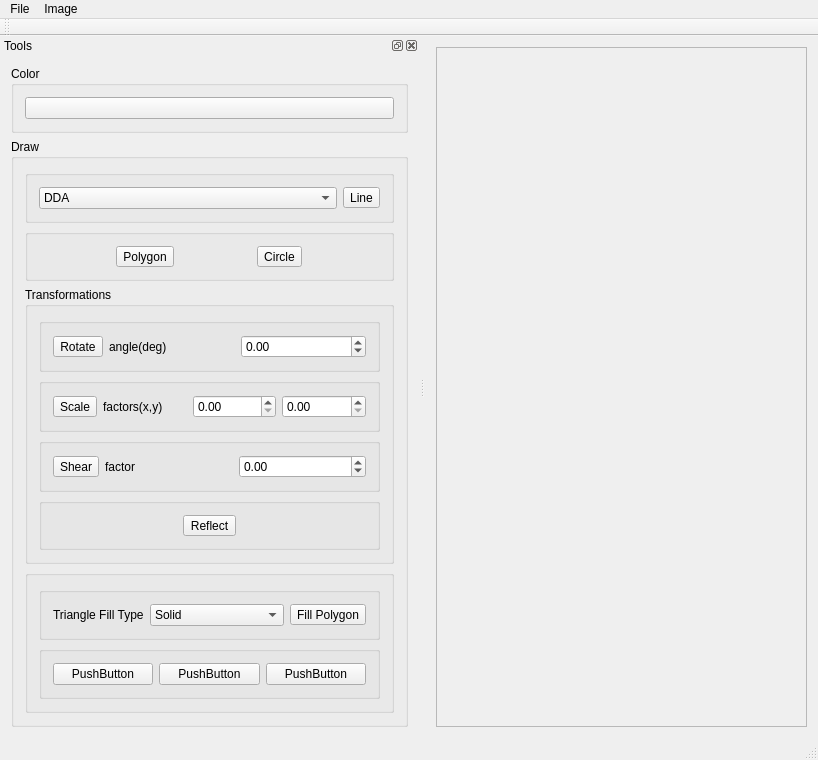
<?xml version="1.0" encoding="UTF-8"?>
<ui version="4.0">
 <class>ImageViewerClass</class>
 <widget class="QMainWindow" name="ImageViewerClass">
  <property name="geometry">
   <rect>
    <x>0</x>
    <y>0</y>
    <width>818</width>
    <height>739</height>
   </rect>
  </property>
  <property name="windowTitle">
   <string>ImageViewer</string>
  </property>
  <widget class="QWidget" name="centralWidget">
   <layout class="QHBoxLayout" name="horizontalLayout">
    <item>
     <widget class="QScrollArea" name="scrollArea">
      <property name="widgetResizable">
       <bool>true</bool>
      </property>
      <widget class="QWidget" name="scrollAreaWidgetContents">
       <property name="geometry">
        <rect>
         <x>0</x>
         <y>0</y>
         <width>397</width>
         <height>659</height>
        </rect>
       </property>
      </widget>
     </widget>
    </item>
   </layout>
  </widget>
  <widget class="QMenuBar" name="menuBar">
   <property name="geometry">
    <rect>
     <x>0</x>
     <y>0</y>
     <width>818</width>
     <height>21</height>
    </rect>
   </property>
   <widget class="QMenu" name="menuFile">
    <property name="title">
     <string>File</string>
    </property>
    <addaction name="actionOpen"/>
    <addaction name="actionSave_as"/>
    <addaction name="separator"/>
    <addaction name="actionExit"/>
   </widget>
   <widget class="QMenu" name="menuImage">
    <property name="title">
     <string>Image</string>
    </property>
    <addaction name="actionClear"/>
   </widget>
   <addaction name="menuFile"/>
   <addaction name="menuImage"/>
  </widget>
  <widget class="QToolBar" name="mainToolBar">
   <attribute name="toolBarArea">
    <enum>TopToolBarArea</enum>
   </attribute>
   <attribute name="toolBarBreak">
    <bool>false</bool>
   </attribute>
  </widget>
  <widget class="QStatusBar" name="statusBar"/>
  <widget class="QDockWidget" name="dockWidget">
   <property name="windowTitle">
    <string>Tools</string>
   </property>
   <attribute name="dockWidgetArea">
    <number>1</number>
   </attribute>
   <widget class="QWidget" name="dockWidgetContents">
    <layout class="QVBoxLayout" name="verticalLayout">
     <item>
      <widget class="QGroupBox" name="groupBox">
       <property name="title">
        <string>Color</string>
       </property>
       <layout class="QVBoxLayout" name="verticalLayout_2">
        <item>
         <widget class="QPushButton" name="pushButtonSetColor">
          <property name="text">
           <string/>
          </property>
         </widget>
        </item>
       </layout>
      </widget>
     </item>
     <item>
      <widget class="QGroupBox" name="groupBox_2">
       <property name="title">
        <string>Draw</string>
       </property>
       <layout class="QGridLayout" name="gridLayout">
        <item row="2" column="0">
         <widget class="QGroupBox" name="groupBox_4">
          <property name="title">
           <string/>
          </property>
          <layout class="QHBoxLayout" name="horizontalLayout_3">
           <item>
            <widget class="QToolButton" name="toolButtonDrawPolygon">
             <property name="text">
              <string>Polygon</string>
             </property>
             <property name="checkable">
              <bool>true</bool>
             </property>
             <property name="popupMode">
              <enum>QToolButton::ToolButtonPopupMode::DelayedPopup</enum>
             </property>
            </widget>
           </item>
           <item>
            <widget class="QToolButton" name="toolButtonDrawCircle">
             <property name="text">
              <string>Circle</string>
             </property>
             <property name="checkable">
              <bool>true</bool>
             </property>
            </widget>
           </item>
          </layout>
         </widget>
        </item>
        <item row="1" column="0">
         <widget class="QGroupBox" name="groupBox_3">
          <property name="title">
           <string/>
          </property>
          <layout class="QHBoxLayout" name="horizontalLayout_2">
           <item>
            <widget class="QComboBox" name="comboBoxLineAlg">
             <item>
              <property name="text">
               <string>DDA</string>
              </property>
             </item>
             <item>
              <property name="text">
               <string>Bresenham</string>
              </property>
             </item>
            </widget>
           </item>
           <item>
            <widget class="QToolButton" name="toolButtonDrawLine">
             <property name="text">
              <string>Line</string>
             </property>
             <property name="checkable">
              <bool>true</bool>
             </property>
            </widget>
           </item>
          </layout>
         </widget>
        </item>
        <item row="3" column="0">
         <widget class="QGroupBox" name="groupBox_5">
          <property name="title">
           <string>Transformations</string>
          </property>
          <layout class="QVBoxLayout" name="verticalLayout_3">
           <item>
            <widget class="QGroupBox" name="groupBox_6">
             <property name="title">
              <string/>
             </property>
             <layout class="QHBoxLayout" name="horizontalLayout_7">
              <item>
               <widget class="QToolButton" name="tbRotate">
                <property name="text">
                 <string>Rotate</string>
                </property>
               </widget>
              </item>
              <item>
               <widget class="QLabel" name="label">
                <property name="text">
                 <string>angle(deg)</string>
                </property>
               </widget>
              </item>
              <item>
               <widget class="QDoubleSpinBox" name="dspb_angle">
                <property name="minimum">
                 <double>-360.000000000000000</double>
                </property>
                <property name="maximum">
                 <double>360.000000000000000</double>
                </property>
               </widget>
              </item>
             </layout>
            </widget>
           </item>
           <item>
            <widget class="QGroupBox" name="groupBox_7">
             <property name="title">
              <string/>
             </property>
             <layout class="QHBoxLayout" name="horizontalLayout_4">
              <item>
               <widget class="QToolButton" name="tbScale">
                <property name="text">
                 <string>Scale</string>
                </property>
               </widget>
              </item>
              <item>
               <widget class="QLabel" name="label_2">
                <property name="text">
                 <string>factors(x,y)</string>
                </property>
               </widget>
              </item>
              <item>
               <widget class="QDoubleSpinBox" name="dspinbox_x"/>
              </item>
              <item>
               <widget class="QDoubleSpinBox" name="dspinbox_y"/>
              </item>
             </layout>
            </widget>
           </item>
           <item>
            <widget class="QGroupBox" name="groupBox_9">
             <property name="title">
              <string/>
             </property>
             <layout class="QHBoxLayout" name="horizontalLayout_6">
              <item>
               <widget class="QToolButton" name="tbShear">
                <property name="text">
                 <string>Shear</string>
                </property>
               </widget>
              </item>
              <item>
               <widget class="QLabel" name="label_3">
                <property name="text">
                 <string>factor</string>
                </property>
               </widget>
              </item>
              <item>
               <widget class="QDoubleSpinBox" name="dspb_koefx">
                <property name="minimum">
                 <double>-100.000000000000000</double>
                </property>
                <property name="maximum">
                 <double>100.000000000000000</double>
                </property>
               </widget>
              </item>
             </layout>
            </widget>
           </item>
           <item>
            <widget class="QGroupBox" name="groupBox_8">
             <property name="title">
              <string/>
             </property>
             <layout class="QHBoxLayout" name="horizontalLayout_5">
              <item>
               <widget class="QToolButton" name="tbSymmetry">
                <property name="text">
                 <string>Reflect</string>
                </property>
               </widget>
              </item>
             </layout>
            </widget>
           </item>
          </layout>
         </widget>
        </item>
        <item row="4" column="0">
         <widget class="QGroupBox" name="groupBox_10">
          <property name="title">
           <string/>
          </property>
          <layout class="QGridLayout" name="gridLayout_2">
           <item row="1" column="0">
            <widget class="QGroupBox" name="groupBox_11">
             <property name="title">
              <string/>
             </property>
             <layout class="QHBoxLayout" name="horizontalLayout_8">
              <item>
               <widget class="QPushButton" name="pbT0Color">
                <property name="text">
                 <string>PushButton</string>
                </property>
               </widget>
              </item>
              <item>
               <widget class="QPushButton" name="pbT1Color">
                <property name="text">
                 <string>PushButton</string>
                </property>
               </widget>
              </item>
              <item>
               <widget class="QPushButton" name="pbT2Color">
                <property name="text">
                 <string>PushButton</string>
                </property>
               </widget>
              </item>
             </layout>
            </widget>
           </item>
           <item row="0" column="0">
            <widget class="QGroupBox" name="groupBox_12">
             <property name="title">
              <string/>
             </property>
             <layout class="QHBoxLayout" name="horizontalLayout_9">
              <item>
               <widget class="QLabel" name="label_4">
                <property name="text">
                 <string>Triangle Fill Type</string>
                </property>
               </widget>
              </item>
              <item>
               <widget class="QComboBox" name="cbFillType">
                <item>
                 <property name="text">
                  <string>Solid</string>
                 </property>
                </item>
                <item>
                 <property name="text">
                  <string>Nearest Neighboor</string>
                 </property>
                </item>
                <item>
                 <property name="text">
                  <string>Baycentric</string>
                 </property>
                </item>
               </widget>
              </item>
              <item>
               <widget class="QToolButton" name="tbFill">
                <property name="text">
                 <string>Fill Polygon</string>
                </property>
                <property name="checkable">
                 <bool>true</bool>
                </property>
               </widget>
              </item>
             </layout>
            </widget>
           </item>
          </layout>
         </widget>
        </item>
       </layout>
      </widget>
     </item>
     <item>
      <spacer name="verticalSpacer">
       <property name="orientation">
        <enum>Qt::Orientation::Vertical</enum>
       </property>
       <property name="sizeHint" stdset="0">
        <size>
         <width>20</width>
         <height>40</height>
        </size>
       </property>
      </spacer>
     </item>
    </layout>
   </widget>
  </widget>
  <action name="actionOpen">
   <property name="text">
    <string>Open</string>
   </property>
   <property name="shortcut">
    <string>Ctrl+O</string>
   </property>
  </action>
  <action name="actionSave_as">
   <property name="text">
    <string>Save as</string>
   </property>
   <property name="shortcut">
    <string>Ctrl+S</string>
   </property>
  </action>
  <action name="actionClear">
   <property name="text">
    <string>Clear</string>
   </property>
  </action>
  <action name="actionExit">
   <property name="text">
    <string>Exit</string>
   </property>
   <property name="shortcut">
    <string>Alt+F4</string>
   </property>
  </action>
  <action name="actionResize">
   <property name="text">
    <string>Resize</string>
   </property>
  </action>
 </widget>
 <layoutdefault spacing="6" margin="11"/>
 <resources>
  <include location="ImageViewer.qrc"/>
 </resources>
 <connections/>
</ui>
